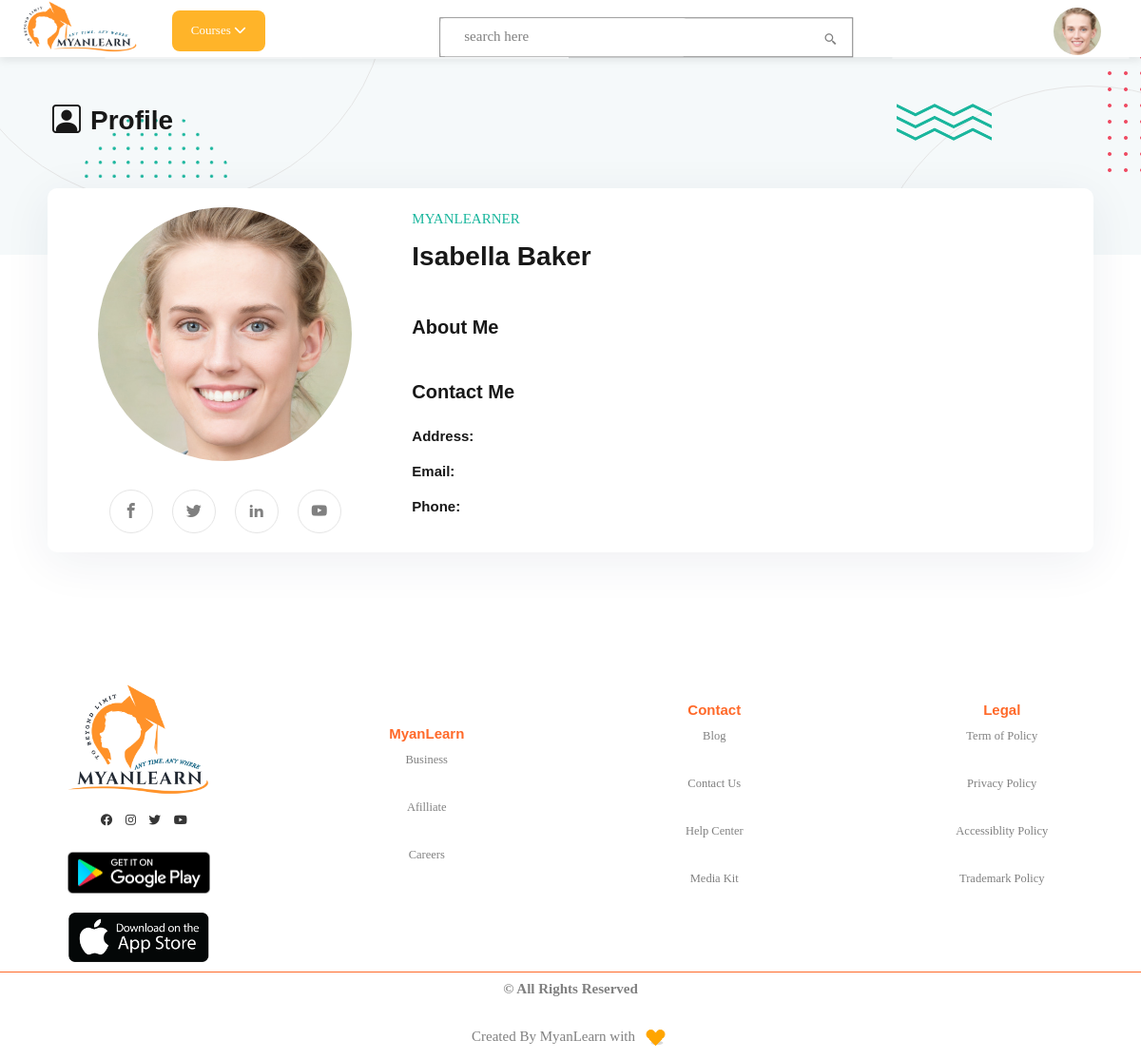
Screenshot of /profile.php (signed in) with the database file from the repository.
### tables this page shows
CREATE TABLE `users` (
  `user_id` int(11) NOT NULL,
  `unique_id` int(200) NOT NULL,
  `fullName` varchar(255) NOT NULL,
  `email` varchar(255) NOT NULL,
  `password` varchar(255) NOT NULL,
  `confirmPassword` varchar(255) NOT NULL,
  `image` varchar(400) NOT NULL DEFAULT 'assets/images/DefaultProfile.jpg',
  `status` varchar(255) NOT NULL,
  `about` text NOT NULL,
  `job` varchar(255) NOT NULL,
  `contact_phone` varchar(255) NOT NULL,
  `contact_email` varchar(255) NOT NULL,
  `address` text NOT NULL,
  `twitter` varchar(255) NOT NULL,
  `facebook` varchar(255) NOT NULL,
  `youtube` varchar(255) NOT NULL,
  `linkedin` varchar(255) NOT NULL
);

### profile.php (the view, shortened to what this page needs)
<?php
include('header.php');
if (isset($_GET['unique_id'])) {
    $uniqueId = $_GET['unique_id'];
    $sql = mysqli_query($conn, "Select * From users Where unique_id = '{$uniqueId}'");
    $arrUser = mysqli_fetch_array($sql);
} else {
    $sql = mysqli_query($conn, "Select * From users Where unique_id = '{$_SESSION['unique_id']}'");
    $arrUser = mysqli_fetch_array($sql);
}
?>
<!DOCTYPE html>
<head>
    <link rel="stylesheet" href="assets/css/vendor/bootstrap.min.css">
    <link rel="stylesheet" href="assets/css/vendor/icomoon.css">
    <link rel="stylesheet" href="assets/css/vendor/remixicon.css">
    <link rel="stylesheet" href="assets/css/vendor/lightbox.min.css">
    <link rel="stylesheet" href="assets/css/vendor/jqueru-ui-min.css">
    <link href="assets/vendor/bootstrap-icons/bootstrap-icons.css" rel="stylesheet">
    <link rel="stylesheet" href="assets/css/app.css">
    <link rel="stylesheet" href="assets/css/videoplayer.css">
</head>
<body class="sticky-header ">
    <div class="edu-breadcrumb-area breadcrumb-style-3">
        <div class="container">
            <div class="breadcrumb-inner">
                <div class="col-md-4 col-lg-4 d-flex" style="margin: 40px 40px 10px;">
                    <h3><i class="bi bi-person-square" style="margin-right: 10px; font-size: 30px; font-weight: 600;"></i>Profile</h3>
                </div>
            </div>
        </div>
        <ul class="shape-group">
            <li class="shape-1">
            </li>
            <li class="shape-2 scene"><img data-depth="2" src="assets/images/shape-13.png" alt="shape"></li>
            <li class="shape-3 scene"><img data-depth="-2" src="assets/images/shape-15.png" alt="shape"></li>
            <li class="shape-4">
            </li>
            <li class="shape-5 scene"><img data-depth="2" src="assets/images/shape-07.png" alt="shape"></li>
        </ul>
    </div>
    <div class="edu-team-details-area section-gap-equal ">
        <div class="container profileCard col-lg-11 col-md-11 col-sm-11 col-11">
            <div class="row row--40">
                <div class="col-lg-4">
                    <div class="team-details-thumb">
                        <div class="thumbnail">
                            <img src="<?php echo $arrUser['image'] ?>" alt="team">
                        </div>
                        <ul class="social-share">
                            <li><a target="_blank" href='https://www.facebook.com/sharer/sharer.php?u=<?php echo $arrUser['facebook'] ?>' class="shareBtn"><i class="icon-facebook"></i></a></li>
                            <li><a target="_blank" href='https://twitter.com/intent/tweet?url=<?php echo $arrUser['twitter'] ?>' class="shareBtn"><i class="icon-twitter"></i></a></li>
                            <li><a target="_blank" href='https://www.linkedin.com/shareArticle?mini=true&url=<?php echo $arrUser['linkedin'] ?>' class="shareBtn"><i class="icon-linkedin2"></i></a></li>
                            <li><a target="_blank" href='https://www.youtube.com/share?url=<?php echo $arrUser['youtube'] ?>' class="shareBtn"><i class="icon-youtube"></i></a></li>
                        </ul>
                    </div>
                </div>
                <div class="col-lg-8">
                    <div class="team-details-content">
                        <div class="main-info">
                            <span class="subtitle">MyanLearner</span>
                            <h3 class="title"><?php echo $arrUser['fullName'] ?></h3>
                            <ul class="team-meta">
                            </ul>
                        </div>
                        <div class="bio-describe">
                            <h4 class="title">About Me</h4>
                        </div>
                        <div class="contact-info">
                            <h4 class="title">Contact Me</h4>
                            <ul>
                                <li><span>Address:</span><?php echo $arrUser['address'] ?></li>
                                <li><span>Email:</span><a href="mailto:<?php echo $arrUser['contact_email'] ?>" target="_blank"><?php echo $arrUser['contact_email'] ?></a></li>
                                <li><span>Phone:</span><a href="tel:<?php echo $arrUser['contact_phone'] ?>"><?php echo $arrUser['contact_phone'] ?></a></li>
                            </ul>
                        </div>
                    </div>
                </div>
            </div>
        </div>
    </div>
    <?php include_once "footer.php"; ?>
</body>
</html>

### header.php (shortened to what this page needs)
<!DOCTYPE html>
<html lang="en">
<head>
    <link rel="stylesheet" href="assets/css/homes.css">
    <link rel="stylesheet" href="assets/css/variable.css">
    <link href='https://unpkg.com/boxicons@2.1.4/css/boxicons.min.css' rel='stylesheet'>
    <link rel="stylesheet" href="https://cdnjs.cloudflare.com/ajax/libs/font-awesome/6.2.1/css/all.min.css">
    <link rel="stylesheet" href="assets/vendor/Fontawesome-free/css/all.min.css">
    <link href="assets/vendor/bootstrap/css/bootstrap.min.css" rel="stylesheet">
    <link href="assets/vendor/bootstrap-icons/bootstrap-icons.css" rel="stylesheet">
    <link href="assets/vendor/swiper/swiper-bundle.min.css" rel="stylesheet">
    <link href="assets/vendor/glightbox/css/glightbox.min.css" rel="stylesheet">
    <link href="assets/vendor/aos/aos.css" rel="stylesheet">
</head>
<body>
    <div class="navBar">
        <?php
        include_once "config.php";
        $sql = mysqli_query($conn, "Select * From users Where unique_id = {$_SESSION['unique_id']}");
        if (mysqli_num_rows($sql) > 0) {
            $row = mysqli_fetch_assoc($sql);
        }
        ?>
        <div class="topbar">
            <div class="logo">
                <a href="home.php"><img src="assets/images/logo1.png" alt="Logo Image" srcset=""></a>
            </div>
            <div class="courseCategory close">
                Courses
                <i class="fa-solid fa-chevron-down courseCategoryIcon"></i>
            </div>
            <div class="search">
                <input type="text" id="search" placeholder="search here" style="border: 1px solid;">
                <label for="search"> <i class='bx bx-search-alt-2'></i></label>
            </div>
            <div class="user">
                <img src="<?php echo $row['image'] ?>" alt="" class="profileImage">
            </div>
            <div class="sub-menu-wrap-user" id="subMenu">
                <div class="sub-menu">
                </div>
            </div>
            <div class="sub-menu-wrap-courses" id="subMenu">
                <div class="sub-menu">
                </div>
            </div>
            <div class="sub-menu-wrap-development" id="subMenu" onmouseover="showParentMenu()" onmouseout="hideParentMenu()">
                <div class="sub-menu">
                </div>
            </div>
            <div class="sub-menu-wrap-business" id="subMenu" onmouseover="showParentMenu()" onmouseout="hideParentMenu()">
                <div class="sub-menu">
                </div>
            </div>
            <div class="sub-menu-wrap-finance" id="subMenu" onmouseover="showParentMenu()" onmouseout="hideParentMenu()">
                <div class="sub-menu">
                </div>
            </div>
            <div class="sub-menu-wrap-software" id="subMenu" onmouseover="showParentMenu()" onmouseout="hideParentMenu()">
                <div class="sub-menu">
                </div>
            </div>
            <div class="sub-menu-wrap-office" id="subMenu" onmouseover="showParentMenu()" onmouseout="hideParentMenu()">
                <div class="sub-menu">
                </div>
            </div>
            <div class="sub-menu-wrap-personal" id="subMenu" onmouseover="showParentMenu()" onmouseout="hideParentMenu()">
                <div class="sub-menu">
                </div>
            </div>
            <div class="sub-menu-wrap-design" id="subMenu" onmouseover="showParentMenu()" onmouseout="hideParentMenu()">
                <div class="sub-menu">
                </div>
            </div>
            <div class="sub-menu-wrap-marketing" id="subMenu" onmouseover="showParentMenu()" onmouseout="hideParentMenu()">
                <div class="sub-menu">
                </div>
            </div>
            <div class="sub-menu-wrap-lifestyle" id="subMenu" onmouseover="showParentMenu()" onmouseout="hideParentMenu()">
                <div class="sub-menu">
                </div>
            </div>
            <div class="sub-menu-wrap-photograph" id="subMenu" onmouseover="showParentMenu()" onmouseout="hideParentMenu()">
                <div class="sub-menu">
                </div>
            </div>
            <div class="sub-menu-wrap-health" id="subMenu" onmouseover="showParentMenu()" onmouseout="hideParentMenu()">
                <div class="sub-menu">
                </div>
            </div>
            <div class="sub-menu-wrap-health" id="subMenu" onmouseover="showParentMenu()" onmouseout="hideParentMenu()">
                <div class="sub-menu">
                </div>
            </div>
            <div class="sub-menu-wrap-music" id="subMenu" onmouseover="showParentMenu()" onmouseout="hideParentMenu()">
                <div class="sub-menu">
                </div>
            </div>
            <div class="sub-menu-wrap-teaching" id="subMenu" onmouseover="showParentMenu()" onmouseout="hideParentMenu()">
                <div class="sub-menu">
                </div>
            </div>
        </div>
    </div>
</body>
</html>

### assets/css/homes.css (style rules this page uses)
* { padding: 0; margin: 0; box-sizing: border-box; font-family: Georgia, 'Times New Roman', Times, serif; }
.topbar { position: relative; background: #fff; box-shadow: 0 4px 8px 0 rgba(0, 0, 0, 0.08); width: 100%; height: 60px; padding: 0 20px; display: grid; grid-template-columns: 2fr 3fr 10fr 1fr; align-items: center; z-index: 1; }
.logo img { width: 130px; height: 60px; margin-bottom: 5px; }
.search { position: relative; width: 60%; left: 50%; right: 50%; transform: translate(-65%, 15%); }
.search input { width: 100%; height: 40px; padding: 0 40px; font-size: 16px; outline: none; border: none; border-radius: 10px; background: #f5f5f5; }
.search i { position: absolute; right: 15px; top: 15px; cursor: pointer; }
.user { position: relative; width: 50px; height: 50px; }
.user img { position: absolute; top: 0; left: 0; height: 100%; width: 100%; object-fit: cover; border-radius: 100%; cursor: pointer; }
.courseCategory { padding: 10px; width: 45%; border-radius: 8px; text-align: center; font-size: 13px; font-weight: 500; margin-left: 16px; background: var(--light-gradient); color: var(--white); cursor: pointer; }
.sub-menu-wrap-user { position: absolute; top: 100%; right: 1%; width: 250px; max-height: 0px; overflow: hidden; border-radius: 8px; box-shadow: rgb(0 0 0 / 10%) 0px 10px 25px -5px, rgb(0 0 0 / 4%) 0px 13px 10px -5px; border: 1px solid #f1f3f4; transition: max-height 0.5s; }
.sub-menu-wrap-courses { position: absolute; top: 100%; right: 60%; width: 250px; max-height: 0px; overflow: hidden; border-radius: 8px; box-shadow: rgb(0 0 0 / 10%) 0px 10px 25px -5px, rgb(0 0 0 / 4%) 0px 13px 10px -5px; border: 1px solid #f1f3f4; transition: max-height 0.5s; }
.sub-menu-wrap-development,.sub-menu-wrap-business, .sub-menu-wrap-finance, .sub-menu-wrap-software, .sub-menu-wrap-office, .sub-menu-wrap-personal ,.sub-menu-wrap-design, .sub-menu-wrap-marketing, .sub-menu-wrap-lifestyle, .sub-menu-wrap-photograph ,.sub-menu-wrap-health, .sub-menu-wrap-music, .sub-menu-wrap-teaching { position: absolute; top: 100%; right: 52.8%; width: 250px; max-height: 0px; overflow: hidden; border-radius: 8px; border: 1px solid #f1f3f4; transition: max-height 0.5s; background: var(--white); }
.sub-menu { background:var(--white); padding: 20px; }
h1, h2, h3, h4, h5, h6 { font-family: var(--font-primary); }
@media (max-width: 1440px) { .sub-menu-wrap-courses { right: 70%; } }
@media (max-width: 1440px) { .sub-menu-wrap-development,.sub-menu-wrap-business,.sub-menu-wrap-software, .sub-menu-wrap-office, .sub-menu-wrap-personal ,.sub-menu-wrap-design, .sub-menu-wrap-marketing, .sub-menu-wrap-photograph, .sub-menu-wrap-health, .sub-menu-wrap-music, .sub-menu-wrap-teaching { left: 29%; } }

### assets/css/variable.css (style rules this page uses)
:root { --color-default: #212529; --color-default-rgb: 33, 37, 41; --bg1: #fff; --bg2: #f5f5f5; --text: #363636; --green: #4bae4f; --orange: #ff6929; --white: #fff; --gray-white: #ccc; --gray: #525252; --gray-light: rgb(124, 124, 124); --black: #000; --color-white-rgb: 255, 255, 255; --light-gradient: #ffb429; --dark-gradient: #fe431e; --linear-orange: linear-gradient(45deg, var(--light-gradient)0%, var(--dark-gradient)100%); --font-default: 'EB Garamond', system-ui, -apple-system, "Segoe UI", Roboto, "Helvetica Neue", Arial, "Noto Sans", "Liberation Sans", sans-serif, "Apple Color Emoji", "Segoe UI Emoji", "Segoe UI Symbol", "Noto Color Emoji"; --font-primary: 'EB Garamond', serif; --font-secondary: 'Inter', sans-serif; --big-font-size: 3rem; --h1-font-size: 1.5rem; --h2-font-size: 1.25rem; --h3-font-size: 1rem; --normal-font-size: 0.938rem; --small-font-size: 0.813rem; }
* { box-sizing: border-box; margin: 0; padding: 0; list-style: none; border: none; outline: none; text-decoration: none; }
a { color: var(--color-links); text-decoration: none!important; }
.profileImage { width: 50px; height: 50px; }

### assets/css/videoplayer.css (style rules this page uses)
*, *::before, *::after { box-sizing: border-box; }
body { margin: 0; }

### rows the page displays
users: image (picture), fullName "Isabella Baker"
